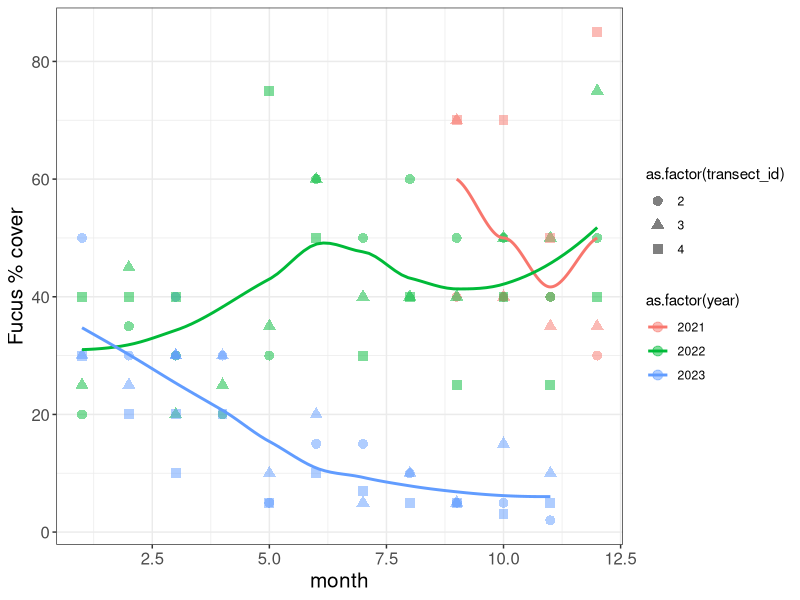
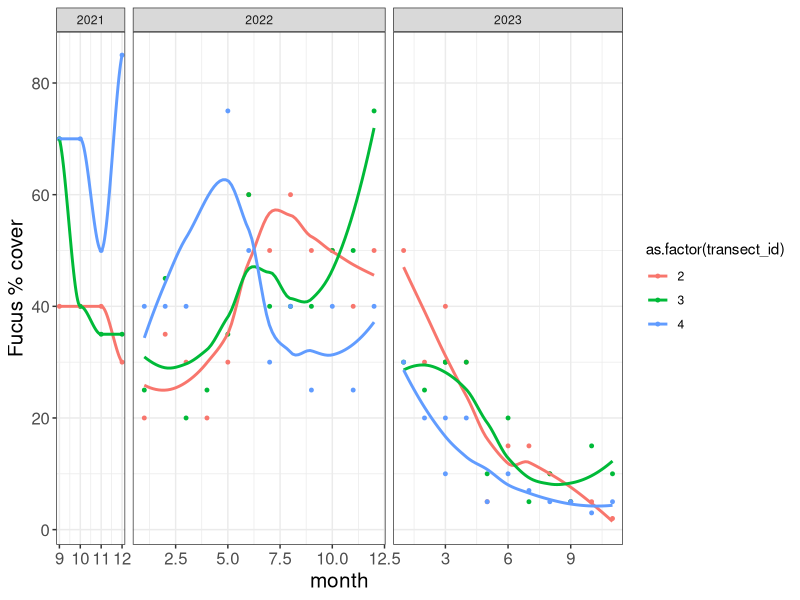
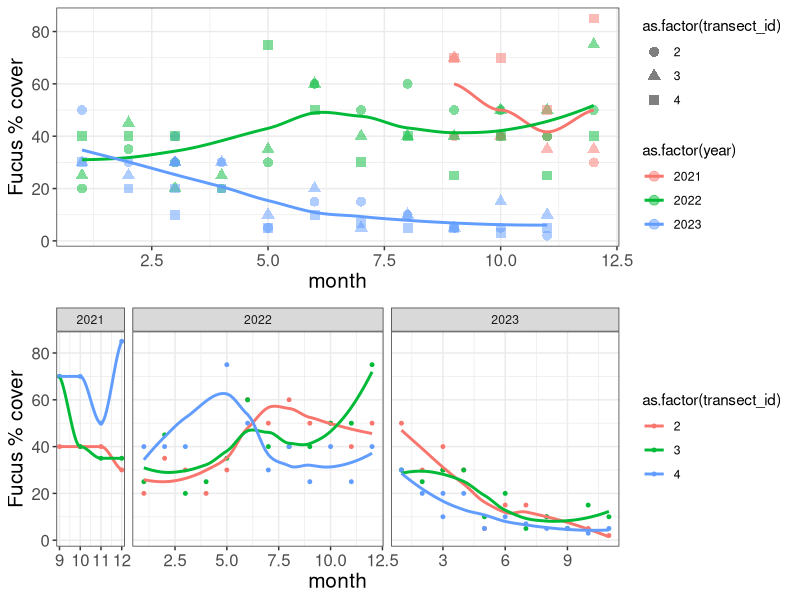

These figures' R source, in order:
##### SET UP #####
library(tidyverse)
library(ggpubr)
library(ggplot2);theme_set(theme_bw()+
                             theme(axis.text = element_text(size=12),
                                  axis.title = element_text(size=15)))

algae = read.csv("GW_seaweed_transects_data_cleaned.csv")


#### SUBSET DATA #####


## keep the good stuff
single_algae = subset(algae, 
                      algae$seaweed_id == "fucus_distichus" & ## only keep fucus
                       algae$distance_along_transect_m==0 ) ## only keep seawall quadrats


#### MAKE PLOT #####
p1=ggplot(single_algae, aes(x=as.numeric(month),
                         y=as.numeric(percent_cover)))+
  geom_point(cex=3, alpha=0.5, aes(shape=as.factor(transect_id), color=as.factor(year)))+
  geom_smooth(se=F, aes(color=as.factor(year)))+
  labs(x="month", y="Fucus % cover")
p1

  
p2=ggplot(single_algae, aes(x=as.numeric(month),
                           y=as.numeric(percent_cover),
                         color=as.factor(transect_id)))+
    geom_point(cex=1)+
    geom_smooth(se=F)+
   facet_grid(.~year, scales="free", space="free")+
  labs(x="month", y="Fucus % cover")
p2


ggarrange(p1, p2, ncol=1, nrow=2)
